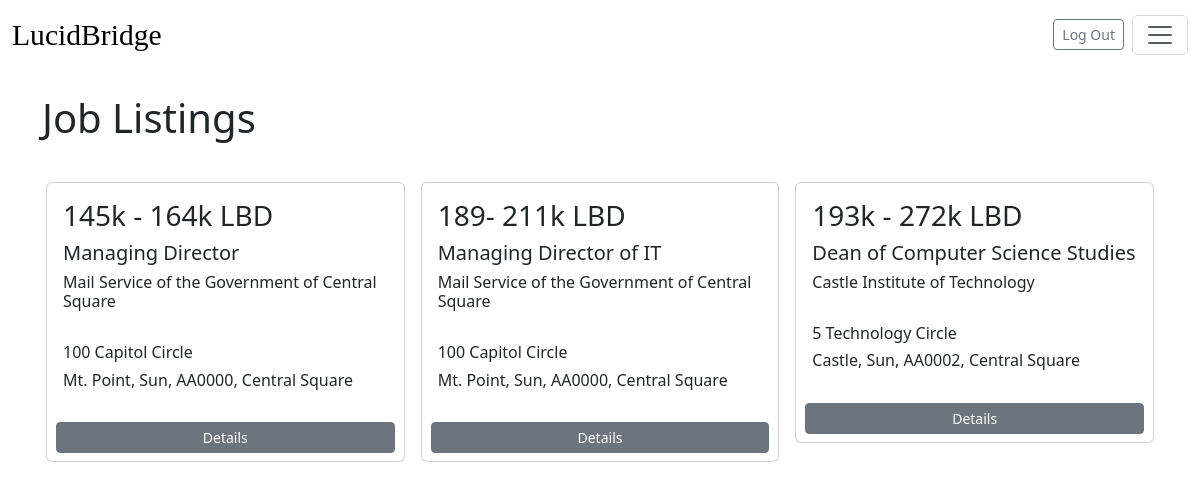
The page /jobs/job-offers (signed in) on the database its author committed.
### jobs/models.py (models this page shows, shortened)
class Job(models.Model):
    created_at = models.DateTimeField(auto_now_add=True, blank=True)
    Listing_Name = models.CharField(max_length=250)
    Employer = models.CharField(max_length=250)
    Government_Agency = models.BooleanField(blank=True)
    Salary = models.CharField(max_length=50, blank=True)
    Bachelors = models.CharField(max_length=500, blank=True)
    Associate = models.CharField(max_length=500, blank=True)
    Masters = models.CharField(max_length=500, blank=True)
    Doctoral = models.CharField(max_length=500, blank=True)
    Bachelors_Pay = models.IntegerField()
    Associate_Pay = models.IntegerField()
    Masters_Pay = models.IntegerField()
    Doctoral_Pay = models.IntegerField()
    Experience = models.CharField(max_length=500, blank=True, help_text='Number of years in experience.')
    Title = models.CharField(max_length=500, blank=True)
    Location_Local = models.CharField(max_length=500, blank=True, help_text='Street')
    Location_Broad = models.CharField(max_length=500, blank=True,help_text=' City, State, Zip, Territory')
    def get_absolute_url(self):
        path = reverse('jobdetail', args=[self.pk])
        return path

### jobs/views.py (the view)
# urls.py: path('job-offers', views.joblistings, name='job-offers'),
def joblistings(request):
    jobs = Job.objects.all()
    return render(request, 'joblist.html', {'jobs': jobs})

### jobs/templates/joblist.html
{% extends "base.html" %}
{% block content %}
<br>
  <h1>Job Listings</h1>
  <br>
    <div class="row row-cols-1 row-cols-sm-1 row-cols-md-3 g-2">
        {% for job in jobs %}
        <div class="col-sm-4 p-2">
          <div class="card" style="max-width: 26em; height: 10em mb-5">
            <div class="card-body">
              <h3>{{job.Salary}} LBD</h3>
              <h5>{{ job.Title }}</h5>
              <h6 class="card-title">{{ job.Employer }} <br></h6>
    <br>
              <h6>{{job.Location_Local}}</h6>
              <h6>{{job.Location_Broad}}</h6>
          </div>
              <div style="text-align:center;">
                <a href="{{ job.get_absolute_url }}" class="btn btn-sm btn-secondary mt-2 mb-2 d-block mx-auto" style="width: 95%;">Details</a>
              </div>
            </div>
          </div>
          {% endfor %}
    </div>
{% endblock %}

### rows shown on the page
Job: Salary "145k - 164k", Title "Managing Director", Employer "Mail Service of the Government of Central Square", Location_Local "100 Capitol Circle", Location_Broad "Mt. Point, Sun, AA0000, Central Square"
Job: Salary "189- 211k", Title "Managing Director of IT", Employer "Mail Service of the Government of Central Square", Location_Local "100 Capitol Circle", Location_Broad "Mt. Point, Sun, AA0000, Central Square"
Job: Salary "193k - 272k", Title "Dean of Computer Science Studies", Employer "Castle Institute of Technology", Location_Local "5 Technology Circle", Location_Broad "Castle, Sun, AA0002, Central Square"
